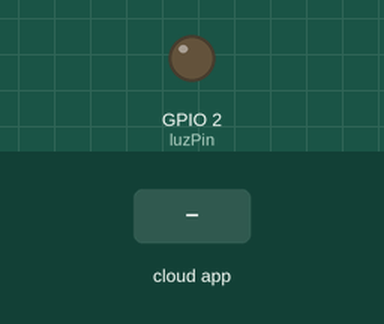
This sketch was run on a simulated ESP8266 (NodeMCU). On the bench: output pins drawn as LEDs (lit = HIGH). The inputs (shaded band) are chosen by the test bench. WiFi joins after 1.5 s; servers stay silent unless stated; no MQTT or app messages arrive unless stated; what the sketch prints to the serial monitor is not drawn.

Above: at 2.7 s.
2.8 s: the phone or cloud app sets set to off
At 3.7 s:
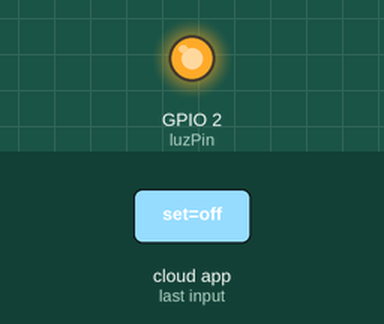
4.3 s: the phone or cloud app sets set to on
At 5.1 s:
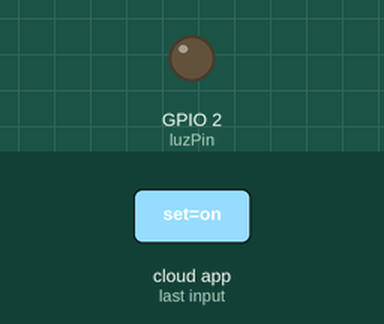
5.8 s: the phone or cloud app sets set to toggle
At 7.0 s:
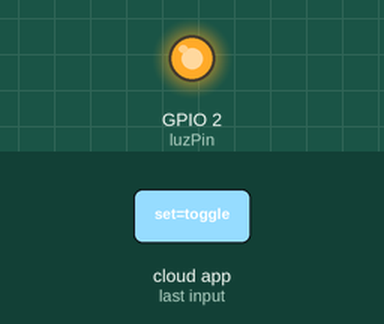
Timing chart, 0 to 8.8 s (numbered marks = the images above; inputs shaded):
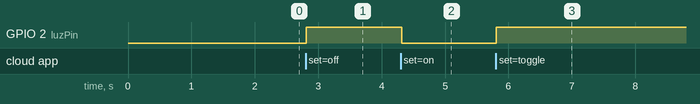

The sketch:

smartActuador.ino
```cpp
#include "smartActuador.h"

WiFiClient wifi;
Adafruit_MQTT_Client mqtt(&wifi, MQTT_SERVER, MQTT_PORT, MQTT_USER, MQTT_USER, MQTT_PASS);

void setup() {
  Serial.begin(115200);
  delay(10);

  Serial.println(F("Projecto 02: Smart Actuador con codigo modular"));

  // Connect to WiFi access point.
  Serial.println(); Serial.println();
  Serial.print("Connecting to ");
  Serial.println(WLAN_SSID);

  WiFi.begin(WLAN_SSID, WLAN_PASS);
  while (WiFi.status() != WL_CONNECTED) {
    delay(500);
    Serial.print(".");
  }
  Serial.println();

  Serial.println("WiFi connected");
  Serial.println("IP address: "); Serial.println(WiFi.localIP());

  // luz
  luzSetup();
}

void loop() {
  MQTT_connect();
  mqtt.processPackets(10000);
  if (! mqtt.ping()) {
    mqtt.disconnect();
  }
}
```

luz.cpp
```cpp
#include "Arduino.h"
#include "smartActuador.h"

/****************** Feeds *********************/
// sala.luz
Adafruit_MQTT_Subscribe luzSet = Adafruit_MQTT_Subscribe(&mqtt, "sala/luz/set");
Adafruit_MQTT_Publish luzSta = Adafruit_MQTT_Publish(&mqtt, "sala/luz/sta");


const int luzOn = LOW;
const int luzOff = !luzOn;

int luzPin = LED_BUILTIN;
int luzVar = luzOff;

void luzSetup(){
  pinMode(luzPin,OUTPUT);
  luzSet.setCallback(luzCallback);
  mqtt.subscribe(&luzSet);
  luzSta.publish("off");
}

void luzCallback(char *payload, uint16_t len) {
  String msg = String(payload);

  Serial.print("Luz peticion entrante: ");
  Serial.println(msg);
  Serial.print("Estado: ");
  Serial.print(luzVar == luzOn? "on":"off");
  Serial.print(" -> ");

  if(msg == "on"){
    luzVar = luzOn;
  } else if(msg == "off"){
    luzVar = luzOff;
  } else if(msg == "toggle"){
    luzVar = !luzVar;
  }

  String estado = (luzVar == luzOn? "on":"off");
  Serial.println(estado);
  digitalWrite(luzPin,luzVar);
  luzSta.publish(estado.c_str());
}
```

smartActuador.cpp
```cpp
#include "smartActuador.h"


void MQTT_connect() {
  int8_t ret;

  // Stop if already connected.
  if (mqtt.connected()) {
    return;
  }

  Serial.print("Connecting to MQTT... ");

  uint8_t retries = 3;
  while ((ret = mqtt.connect()) != 0) { // connect will return 0 for connected
       Serial.println(mqtt.connectErrorString(ret));
       Serial.println("Retrying MQTT connection in 10 seconds...");
       mqtt.disconnect();
       delay(10000);  // wait 10 seconds
       retries--;
       if (retries == 0) {
         // basically die and wait for WDT to reset me
         while (1);
       }
  }
  Serial.println("MQTT Connected!");
}
```

smartActuador.h
```cpp
#include <ESP8266WiFi.h>
#include "Adafruit_MQTT.h"
#include "Adafruit_MQTT_Client.h"

/********** WiFi Access Point ***********/
#define WLAN_SSID       "network"
#define WLAN_PASS       "password"

/********** MQTT Broker *****************/
#define MQTT_SERVER "m14.cloudmqtt.com"
#define MQTT_PORT   1883
#define MQTT_USER   "user"
#define MQTT_PASS   "key"

/************ clientes wifi y mqtt*************/
extern WiFiClient wifi;
extern Adafruit_MQTT_Client mqtt;

void MQTT_connect();

/*************** Actuadores *******************/

void luzSetup();
void luzCallback(char *payload, uint16_t len);
```

Measured:
- after the input at 2.8 s, GPIO 2 (luzPin): LOW → HIGH at once
- after the input at 4.3 s, GPIO 2 (luzPin): HIGH → LOW at once
- after the input at 5.8 s, GPIO 2 (luzPin): LOW → HIGH at once
